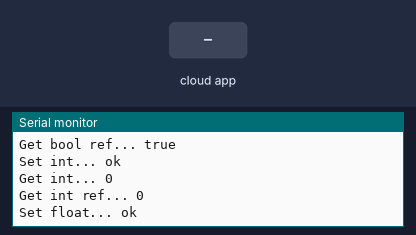
A sketch run on a simulated ESP8266 (NodeMCU). On the bench: the last lines printed to the serial monitor. The inputs (shaded band) are chosen by the test bench. WiFi joins after 1.5 s; servers stay silent unless stated; the Firebase database answers and starts empty.

Above: at 2.7 s.
2.8 s: the phone or cloud app sets string to 0
At 2.83 s:
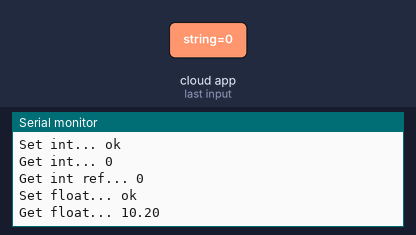
16.8 s: the phone or cloud app sets float to 0
At 17.84 s:
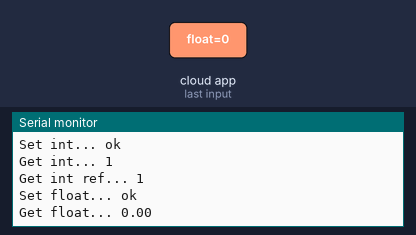

Measured:
- after the input at 16.8 s, the serial monitor: prints a new line after 0.91 s (image 2)

The sketch:

Basic.ino
```cpp
// (licence header left out)
#if defined(ESP32)
#include <WiFi.h>
#include <FirebaseESP32.h>
#elif defined(ESP8266)
#include <ESP8266WiFi.h>
#include <FirebaseESP8266.h>
#endif
#include <NTPClient.h>
#include "EmonLib.h"

//Provide the token generation process info.
#include <addons/TokenHelper.h>

//Provide the RTDB payload printing info and other helper functions.
#include <addons/RTDBHelper.h>

/* 1. Define the WiFi credentials */
#define WIFI_SSID "Bappa_2.4_1"
#define WIFI_PASSWORD "souvik2001"

//For the following credentials, see examples/Authentications/SignInAsUser/EmailPassword/EmailPassword.ino

/* 2. Define the API Key */
#define API_KEY "API_KEY"

/* 3. Define the RTDB URL */
#define DATABASE_URL "URL" //<databaseName>.firebaseio.com or <databaseName>.<region>.firebasedatabase.app

/* 4. Define the user Email and password that alreadey registerd or added in your project */
#define USER_EMAIL "USER_EMAIL"
#define USER_PASSWORD "USER_PASSWORD"

//Define Firebase Data object
FirebaseData fbdo;

FirebaseAuth auth;
FirebaseConfig config;

unsigned long sendDataPrevMillis = 0;

unsigned long count = 0;

void setup()
{

  Serial.begin(115200);

  WiFi.begin(WIFI_SSID, WIFI_PASSWORD);
  Serial.print("Connecting to Wi-Fi");
  while (WiFi.status() != WL_CONNECTED)
  {
    Serial.print(".");
    delay(300);
  }
  Serial.println();
  Serial.print("Connected with IP: ");
  Serial.println(WiFi.localIP());
  Serial.println();

  Serial.printf("Firebase Client v%s\n\n", FIREBASE_CLIENT_VERSION);

  /* Assign the api key (required) */
  config.api_key = API_KEY;

  /* Assign the user sign in credentials */
  auth.user.email = USER_EMAIL;
  auth.user.password = USER_PASSWORD;

  /* Assign the RTDB URL (required) */
  config.database_url = DATABASE_URL;

  /* Assign the callback function for the long running token generation task */
  config.token_status_callback = tokenStatusCallback; //see addons/TokenHelper.h

  //Or use legacy authenticate method
  //config.database_url = DATABASE_URL;
  //config.signer.tokens.legacy_token = "<database secret>";

  //To connect without auth in Test Mode, see Authentications/TestMode/TestMode.ino


  //////////////////////////////////////////////////////////////////////////////////////////////
  //Please make sure the device free Heap is not lower than 80 k for ESP32 and 10 k for ESP8266,
  //otherwise the SSL connection will fail.
  //////////////////////////////////////////////////////////////////////////////////////////////

  Firebase.begin(&config, &auth);

  //Comment or pass false value when WiFi reconnection will control by your code or third party library
  Firebase.reconnectWiFi(true);

  Firebase.setDoubleDigits(5);

  /** Timeout options.

  //WiFi reconnect timeout (interval) in ms (10 sec - 5 min) when WiFi disconnected.
  config.timeout.wifiReconnect = 10 * 1000;

  //Socket connection and SSL handshake timeout in ms (1 sec - 1 min).
  config.timeout.socketConnection = 10 * 1000;

  //Server response read timeout in ms (1 sec - 1 min).
  config.timeout.serverResponse = 10 * 1000;

  //RTDB Stream keep-alive timeout in ms (20 sec - 2 min) when no server's keep-alive event data received.
  config.timeout.rtdbKeepAlive = 45 * 1000;

  //RTDB Stream reconnect timeout (interval) in ms (1 sec - 1 min) when RTDB Stream closed and want to resume.
  config.timeout.rtdbStreamReconnect = 1 * 1000;

  //RTDB Stream error notification timeout (interval) in ms (3 sec - 30 sec). It determines how often the readStream
  //will return false (error) when it called repeatedly in loop.
  config.timeout.rtdbStreamError = 3 * 1000;

  Note:
  The function that starting the new TCP session i.e. first time server connection or previous session was closed, the function won't exit until the
  time of config.timeout.socketConnection.

  You can also set the TCP data sending retry with
  config.tcp_data_sending_retry = 1;

  */
}

void loop()
{

  if (Firebase.ready() && (millis() - sendDataPrevMillis > 15000 || sendDataPrevMillis == 0))
  {
    sendDataPrevMillis = millis();

    Serial.printf("Set bool... %s\n", Firebase.setBool(fbdo, F("/test/bool"), count % 2 == 0) ? "ok" : fbdo.errorReason().c_str());

    Serial.printf("Get bool... %s\n", Firebase.getBool(fbdo, FPSTR("/test/bool")) ? fbdo.to<bool>() ? "true" : "false" : fbdo.errorReason().c_str());

    bool bVal;
    Serial.printf("Get bool ref... %s\n", Firebase.getBool(fbdo, F("/test/bool"), &bVal) ? bVal ? "true" : "false" : fbdo.errorReason().c_str());

    Serial.printf("Set int... %s\n", Firebase.setInt(fbdo, F("/test/int"), count) ? "ok" : fbdo.errorReason().c_str());

    Serial.printf("Get int... %s\n", Firebase.getInt(fbdo, F("/test/int")) ? String(fbdo.to<int>()).c_str() : fbdo.errorReason().c_str());

    int iVal = 0;
    Serial.printf("Get int ref... %s\n", Firebase.getInt(fbdo, F("/test/int"), &iVal) ? String(iVal).c_str() : fbdo.errorReason().c_str());

    Serial.printf("Set float... %s\n", Firebase.setFloat(fbdo, F("/test/float"), count + 10.2) ? "ok" : fbdo.errorReason().c_str());

    Serial.printf("Get float... %s\n", Firebase.getFloat(fbdo, F("/test/float")) ? String(fbdo.to<float>()).c_str() : fbdo.errorReason().c_str());

    Serial.printf("Set double... %s\n", Firebase.setDouble(fbdo, F("/test/double"), count + 35.517549723765) ? "ok" : fbdo.errorReason().c_str());

    Serial.printf("Get double... %s\n", Firebase.getDouble(fbdo, F("/test/double")) ? String(fbdo.to<double>()).c_str() : fbdo.errorReason().c_str());

    Serial.printf("Set string... %s\n", Firebase.setString(fbdo, F("/test/string"), "Hello World!") ? "ok" : fbdo.errorReason().c_str());

    Serial.printf("Get string... %s\n", Firebase.getString(fbdo, F("/test/string")) ? fbdo.to<const char *>() : fbdo.errorReason().c_str());

    //For the usage of FirebaseJson, see examples/FirebaseJson/BasicUsage/Create_Edit_Parse.ino
    FirebaseJson json;

    if (count == 0)
    {
      json.set("value/round/" + String(count), F("cool!"));
      json.set(F("vaue/ts/.sv"), F("timestamp"));
      Serial.printf("Set json... %s\n", Firebase.set(fbdo, F("/test/json"), json) ? "ok" : fbdo.errorReason().c_str());
    }
    else
    {
      json.add(String(count), "smart!");
      Serial.printf("Update node... %s\n", Firebase.updateNode(fbdo, F("/test/json/value/round"), json) ? "ok" : fbdo.errorReason().c_str());
    }

    Serial.println();

    //For generic set/get functions.

    //For generic set, use Firebase.set(fbdo, <path>, <any variable or value>)

    //For generic get, use Firebase.get(fbdo, <path>).
    //And check its type with fbdo.dataType() or fbdo.dataTypeEnum() and
    //cast the value from it e.g. fbdo.to<int>(), fbdo.to<std::string>().

    //The function, fbdo.dataType() returns types String e.g. string, boolean,
    //int, float, double, json, array, blob, file and null.

    //The function, fbdo.dataTypeEnum() returns type enum (number) e.g. fb_esp_rtdb_data_type_null (1),
    //fb_esp_rtdb_data_type_integer, fb_esp_rtdb_data_type_float, fb_esp_rtdb_data_type_double,
    //fb_esp_rtdb_data_type_boolean, fb_esp_rtdb_data_type_string, fb_esp_rtdb_data_type_json,
    //fb_esp_rtdb_data_type_array, fb_esp_rtdb_data_type_blob, and fb_esp_rtdb_data_type_file (10)

    count++;
  }
}

/// PLEASE AVOID THIS ////

//Please avoid the following inappropriate and inefficient use cases
/**
 *
 * 1. Call get repeatedly inside the loop without the appropriate timing for execution provided e.g. millis() or conditional checking,
 * where delay should be avoided.
 *
 * Everytime get was called, the request header need to be sent to server which its size depends on the authentication method used,
 * and costs your data usage.
 *
 * Please use stream function instead for this use case.
 *
 * 2. Using the single FirebaseData object to call different type functions as above example without the appropriate
 * timing for execution provided in the loop i.e., repeatedly switching call between get and set functions.
 *
 * In addition to costs the data usage, the delay will be involved as the session needs to be closed and opened too often
 * due to the HTTP method (GET, PUT, POST, PATCH and DELETE) was changed in the incoming request.
 *
 *
 * Please reduce the use of swithing calls by store the multiple values to the JSON object and store it once on the database.
 *
 * Or calling continuously "set" or "setAsync" functions without "get" called in between, and calling get continuously without set
 * called in between.
 *
 * If you needed to call arbitrary "get" and "set" based on condition or event, use another FirebaseData object to avoid the session
 * closing and reopening.
 *
 * 3. Use of delay or hidden delay or blocking operation to wait for hardware ready in the third party sensor libraries, together with stream functions e.g. Firebase.RTDB.readStream and fbdo.streamAvailable in the loop.
 *
 * Please use non-blocking mode of sensor libraries (if available) or use millis instead of delay in your code.
 *
 * 4. Blocking the token generation process.
 *
 * Let the authentication token generation to run without blocking, the following code MUST BE AVOIDED.
 *
 * while (!Firebase.ready()) <---- Don't do this in while loop
 * {
 *     delay(1000);
 * }
 *
 */
```
